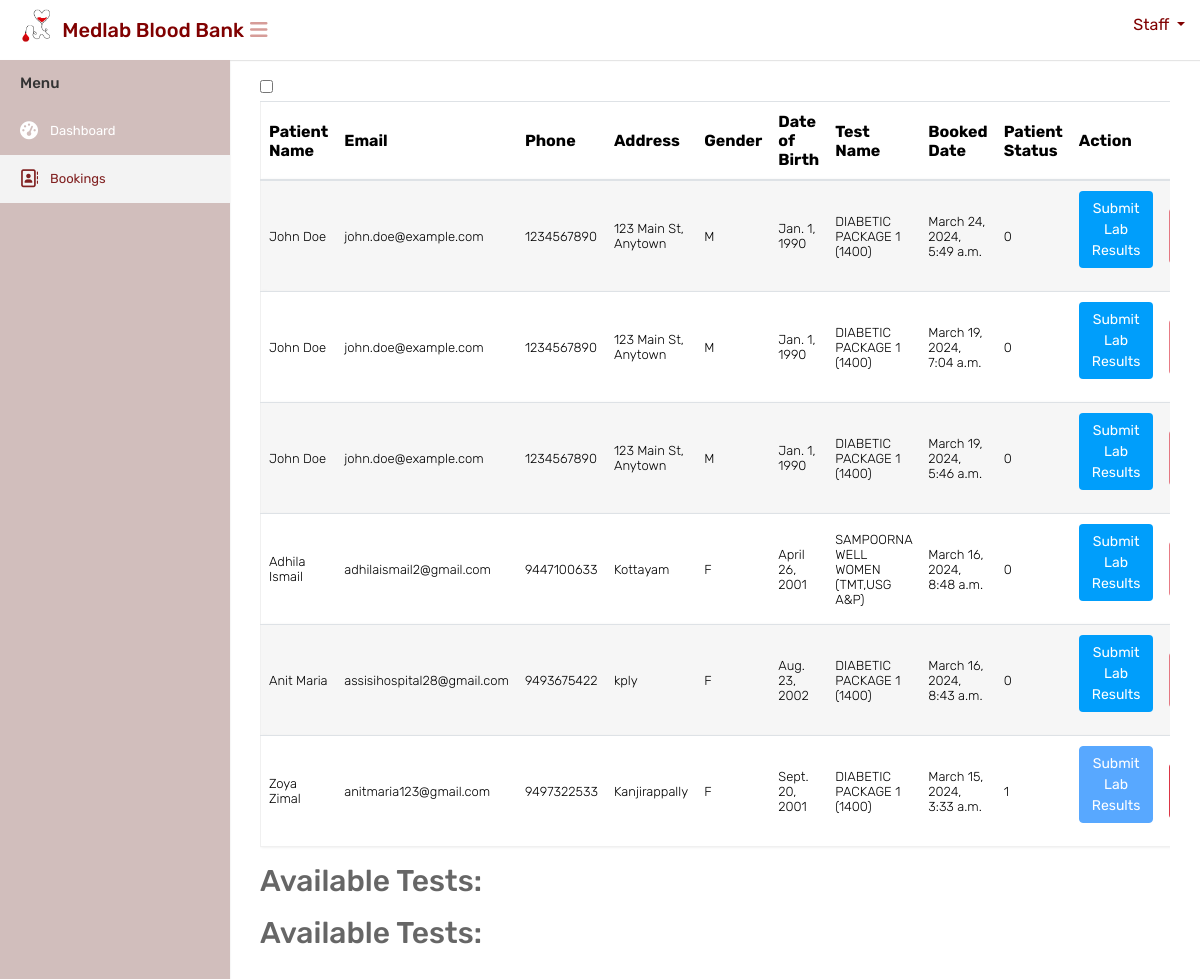
Page /labtestbookings on the earlier database version.
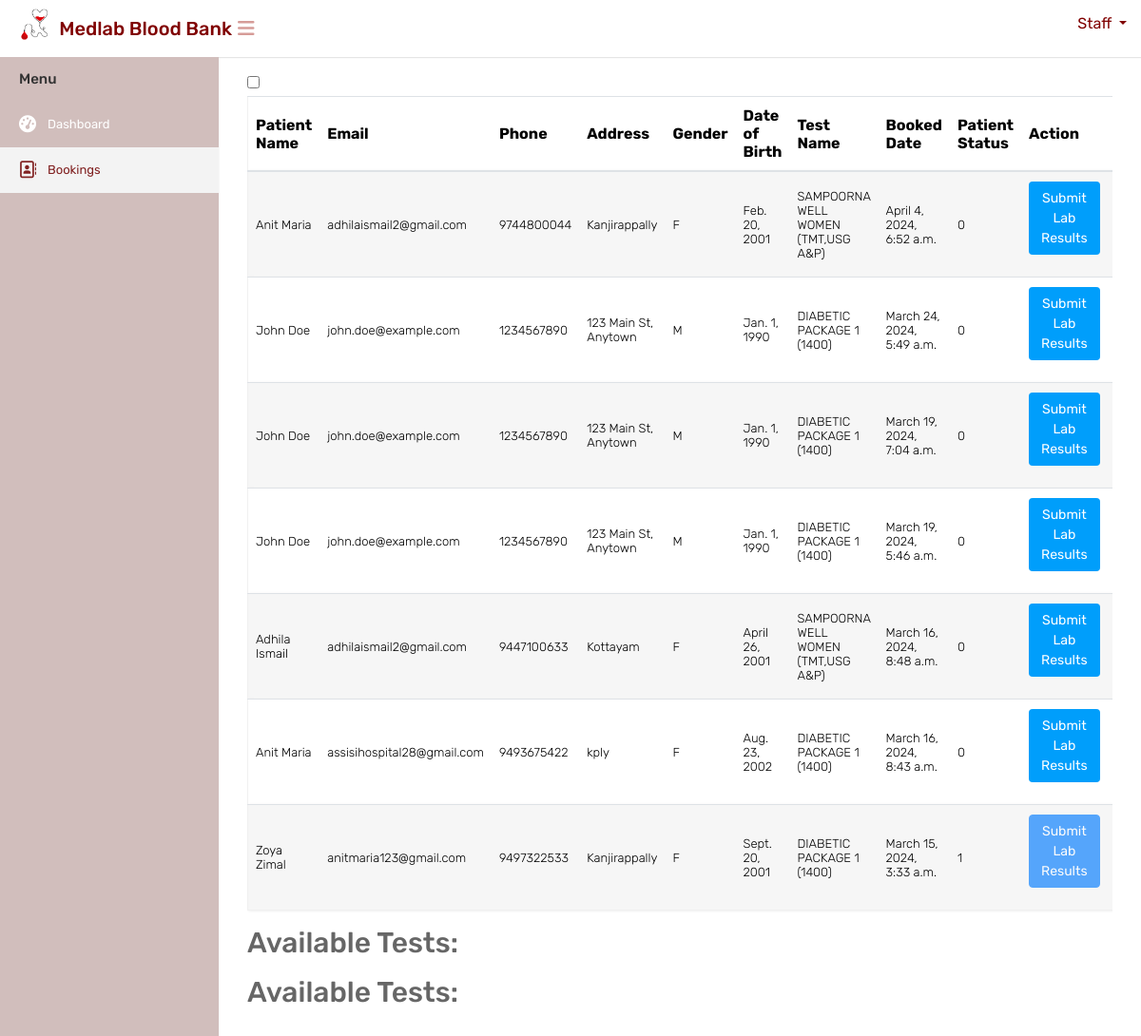
Same page on the later database version.
### website/models.py (models this page shows, shortened)
class Booking(models.Model):
    STATUS_CHOICES = (
        ('booked', 'Booked'),
        ('cancelled', 'Cancelled'),
        ('expired', 'Expired'),
    )
    patient = models.ForeignKey(Patient, on_delete=models.CASCADE)
    booked_date = models.DateTimeField(auto_now_add=True)
    test_date = models.DateField( null=True,blank=True)
    status = models.CharField(max_length=20, choices=STATUS_CHOICES, default='booked')

class Patient(models.Model):
    user = models.ForeignKey(CustomUser, on_delete=models.CASCADE, default=1, related_name='patient_user')
    full_name = models.CharField(max_length=255)
    email = models.EmailField()
    phone = models.CharField(max_length=15)
    address = models.TextField()
    gender = models.CharField(max_length=1, choices=[('M', 'Male'), ('F', 'Female'), ('O', 'Other')])
    date_of_birth = models.DateField()
    selected_test = models.ForeignKey(LaboratoryTest, on_delete=models.SET_NULL, null=True, blank=True)
    status = models.IntegerField(default=0)

class LaboratoryTest(models.Model):
    test_name = models.CharField(max_length=255)
    test_price = models.DecimalField(max_digits=10, decimal_places=2)
    package_details = models.JSONField()

### website/views.py (the view)
# urls.py: path('labtestbookings',views.labtestbookings, name='labtestbookings'),
def labtestbookings(request):
    appointments = Booking.objects.all()
    test_name= Patient.objects
    context = {'appointments': appointments}
    return render(request, 'labstaff/viewbookings.html', context)

### templates/labstaff/viewbookings.html (shortened to what this page needs)
{% load static %}
<html lang="en">
<head>
    <link rel="stylesheet" type="text/css" href="{% static 'mainuser/css/bootstrap.min.css' %}">
    <link rel="stylesheet" type="text/css" href="{% static 'mainuser/css/font-awesome.min.css' %}">
    <link rel="stylesheet" type="text/css" href="{% static 'mainuser/css/select2.min.css' %}">
    <link rel="stylesheet" type="text/css" href="{% static 'mainuser/css/style.css' %}">
	<link href="https://gitcdn.github.io/bootstrap-toggle/2.2.2/css/bootstrap-toggle.min.css" rel="stylesheet">
</head>
<body>
    <div class="main-wrapper">
        <div class="header" style="background-color:white;height:60px;">
			<div class="header-left">
				<a href="{% url 'adminindex' %}" class="logo" style="color: black;">
					<img src="{% static 'mainuser/img/logocopy.png' %}" width="75" height="40" alt="" style="margin-left:15px"> <span style="color: maroon;font-size: 20px;margin-top:10px; margin-left:-10px;white-space: nowrap;">Medlab Blood Bank</span>
				</a>
			</div>
			<a id="toggle_btn" href="javascript:void(0);" style="color:#d69c98;margin-top:20px;margin-left:10px;"><i class="fa fa-bars"></i></a>
            <ul class="nav user-menu float-right">
                <li class="nav-item dropdown has-arrow">
                    <a href="#" class="dropdown-toggle nav-link user-link" data-toggle="dropdown"style="color:maroon">
						<span style="color:maroon;">Staff</span>
                    </a>
                </li>
            </ul>
        </div>
        <div class="sidebar" id="sidebar">
            <div class="sidebar-inner slimscroll">
                <div id="sidebar-menu" class="sidebar-menu">
                    <ul>
                        <li class="menu-title">Menu</li>
                        <li>
                            <a href="{% url 'labstaffindex' %}"><i class="fa fa-dashboard"></i> <span>Dashboard</span></a>
                        </li>
						<li  class="active">
                            <a href="{% url 'labtestbookings' %}"><i class="fa fa-address-book-o"></i> <span>Bookings</span></a>
                        </li>
                    </ul>
                </div>
            </div>
        </div>
        <div class="page-wrapper">
            <div class="content">
				<div class="checkbox">
					<label>
						<input id="toggle-switch" type="checkbox" data-toggle="toggle" data-on="Online Test" data-off="Normal Test" data-onstyle="primary" data-offstyle="danger">
					</label>
				</div>
                <div class="row">
                    <div class="col-md-12">
                        <div class="table-responsive">
                            <table class="table table-striped custom-table table-online-test">
                                <thead>
                                    <tr>
                                        <th>Patient Name</th>
                                        <th>Email</th>
                                        <th>Phone</th>
                                        <th>Address</th>
                                        <th>Gender</th>
                                        <th>Date of Birth</th>
                                        <th>Test Name</th>
                                        <th>Booked Date</th>
										<th>Patient Status</th>
										<th>Action</th>
										<th>Lab Report</th>
                                    </tr>
                                </thead>
                                <tbody>
                                    {% for appointment in appointments|dictsortreversed:"booked_date" %}
                                        <tr>
                                            <td>{{ appointment.patient.full_name }}</td>
                                            <td>{{ appointment.patient.email }}</td>
                                            <td>{{ appointment.patient.phone }}</td>
                                            <td>{{ appointment.patient.address }}</td>
                                            <td>{{ appointment.patient.gender }}</td>
                                            <td>{{ appointment.patient.date_of_birth }}</td>
                                            <td>{{ appointment.patient.selected_test.test_name }}</td>
											<td>{{ appointment.booked_date }}</td>
											<td>{{ appointment.patient.status }}</td>
											<td>
												<form id="lab_results_form_{{ appointment.id }}" action="{% url 'submit_lab_results' %}" method="post">
													{% if lab_results_saved %}
														<button type="submit" class="btn btn-primary" disabled>
															Submit Lab Results
														</button>
													{% elif appointment.patient.status == 1 %}
														<button type="submit" class="btn btn-primary disabled-button" disabled>
															Submit Lab Results
														</button>
													{% else %}
														<button type="submit" class="btn btn-primary">
															Submit Lab Results
														</button>
													{% endif %}
												</form>
											</td>
											<td>
											</td>
                                        </tr>
                                    {% endfor %}
                                </tbody>
                            </table>
							<div>
								<h2>Available Tests:</h2>
							</div>
							<div>
								<h2>Available Tests:</h2>
							</div>
                        </div>
                    </div>
                </div>
            </div>
		</div>
    </div>
</body>
</html>

Differences in the rows shown:
added Booking: patient.full_name "Anit Maria", patient.email "adhilaismail2@gmail.com", patient.phone "9744800044", patient.address "Kanjirappally", patient.gender "F", patient.date_of_birth "Feb. 20, 2001", patient.selected_test.test_name "SAMPOORNA WELL WOMEN (TMT,USG A&P)", booked_date "April 4, 2024, 6:52 a.m.", patient.status "0", shows "Submit Lab Results"
